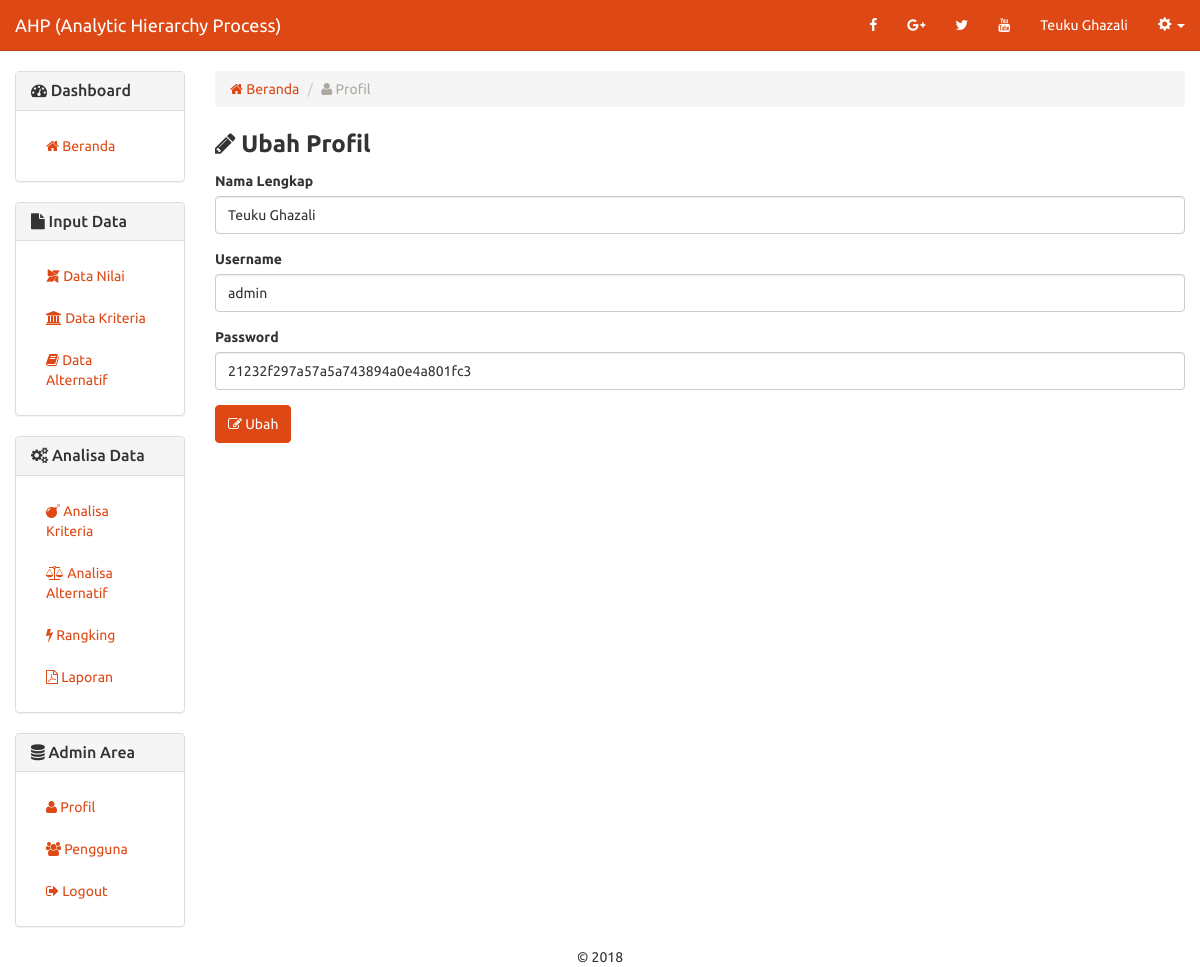
Screenshot of /profil.php (signed in) with the database file from the repository.
### tables this page shows
CREATE TABLE `ahp_pengguna` (
  `id_pengguna` int(11) NOT NULL,
  `nama_lengkap` varchar(255) NOT NULL,
  `username` varchar(100) NOT NULL,
  `password` varchar(100) NOT NULL
);

### includes/user.inc.php (called while the page is built, shortened)
<?php
class User{
	private $conn;
	private $table_name = "ahp_pengguna";
	public $id;
	public function __construct($db){
		$this->conn = $db;
	}
	function readOne(){
		$query = "SELECT * FROM " . $this->table_name . " WHERE id_pengguna=? LIMIT 0,1";
		$stmt = $this->conn->prepare( $query );
		$stmt->bindParam(1, $this->id);
		$stmt->execute();
		$row = $stmt->fetch(PDO::FETCH_ASSOC);
		$this->id = $row['id_pengguna'];
		$this->nl = $row['nama_lengkap'];
		$this->un = $row['username'];
		$this->pw = $row['password'];
	}
}
?>

### profil.php (the view, shortened to what this page needs)
<?php
include_once 'header.php';
include_once 'includes/user.inc.php';
$eks = new User($db);
$eks->id = $_SESSION['id_pengguna'];
$eks->readOne();
?>
<div class="row">
	<div class="col-xs-12 col-sm-12 col-md-2">
		  	<?php
			include_once 'sidebar.php';
			?>
	</div>
	<div class="col-xs-12 col-sm-12 col-md-10">
	<ol class="breadcrumb">
	  <li><a href="index.php"><span class="fa fa-home"></span> Beranda</a></li>
	  <li class="active"><span class="fa fa-user"></span> Profil</li>
	</ol>
		  	<p style="margin-bottom:10px;">
		  		<strong style="font-size:18pt;"><span class="fa fa-pencil"></span> Ubah Profil</strong>
		  	</p>
                <form method="post">
                  <div class="form-group">
                    <label for="nl">Nama Lengkap</label>
                    <input type="text" class="form-control" id="nl" name="nl" value="<?php echo $eks->nl; ?>" required>
                  </div>
                  <div class="form-group">
                    <label for="un">Username</label>
                    <input type="text" class="form-control" id="un" name="un" value="<?php echo $eks->un; ?>" required>
                  </div>
                  <div class="form-group">
                    <label for="pw">Password</label>
                    <input type="text" class="form-control" id="pw" name="pw" value="<?php echo $eks->pw; ?>" required>
                  </div>
                  <button type="submit" class="btn btn-primary"><span class="fa fa-edit"></span> Ubah</button>
                </form>
          </div>
        </div>
        <?php
include_once 'footer.php';
?>

### rows the page displays
ahp_pengguna: nl "Teuku Ghazali", un "admin", pw "21232f297a57a5a743894a0e4a801fc3"

### other values shown
$_SESSION['nama_lengkap'] "Teuku Ghazali"
